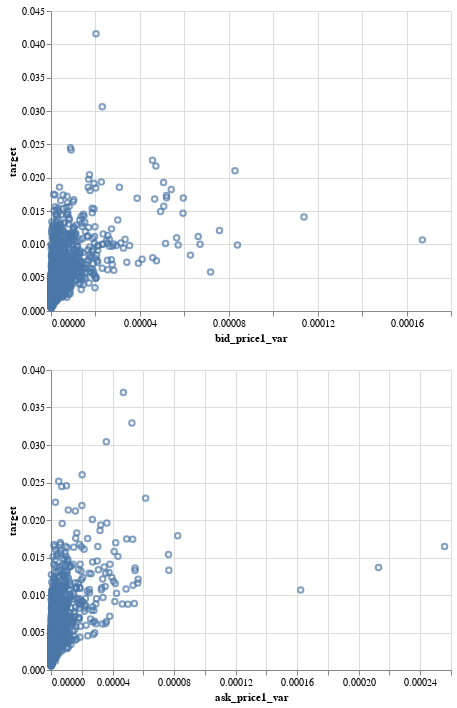

This figure's notebook cell:
### Code cell
chs = []
for feature in features:
    print(f"Making {feature}")
    df_sample = train_merged.reset_index().sample(5_000)
    chs.append(alt.Chart(df_sample).mark_point().encode(x=feature, y='target'))
    
# https://altair-viz.github.io/user_guide/compound_charts.html
alt.vconcat(*chs)

### Figure 1 — Vega-Lite specification as saved in the notebook (floating-point values rounded to 4 significant figures; data arrays with more than 128 entries replaced by an {"elided": "..."} marker saying what was removed)
{"config": {"view": {"continuousWidth": 400, "continuousHeight": 300}}, "vconcat": [{"data": {"name": "data-2fa9048493b4ed2ffd3744cbcef1dead"}, "mark": "point", "encoding": {"x": {"type": "quantitative", "field": "bid_price1_var"}, "y": {"type": "quantitative", "field": "target"}}}, {"data": {"name": "data-202e94f44881fa12f1bc2a330d5a62fd"}, "mark": "point", "encoding": {"x": {"type": "quantitative", "field": "ask_price1_var"}, "y": {"type": "quantitative", "field": "target"}}}], "$schema": "https://vega.github.io/schema/vega-lite/v4.8.1.json", "datasets": {"data-2fa9048493b4ed2ffd3744cbcef1dead": {"elided": "5000 records"}, "data-202e94f44881fa12f1bc2a330d5a62fd": {"elided": "5000 records"}}}
